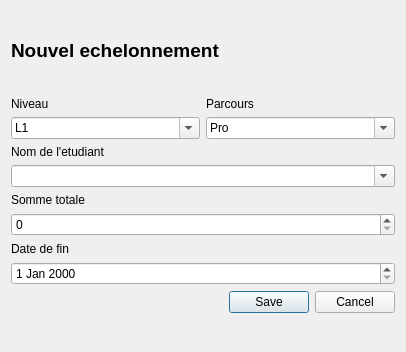
<?xml version="1.0" encoding="UTF-8"?>
<ui version="4.0">
 <class>NewStaggering</class>
 <widget class="QDialog" name="NewStaggering">
  <property name="geometry">
   <rect>
    <x>0</x>
    <y>0</y>
    <width>406</width>
    <height>352</height>
   </rect>
  </property>
  <property name="windowTitle">
   <string>Dialog</string>
  </property>
  <layout class="QVBoxLayout" name="verticalLayout_6">
   <item>
    <spacer name="verticalSpacer_3">
     <property name="orientation">
      <enum>Qt::Vertical</enum>
     </property>
     <property name="sizeHint" stdset="0">
      <size>
       <width>20</width>
       <height>40</height>
      </size>
     </property>
    </spacer>
   </item>
   <item>
    <widget class="QLabel" name="label">
     <property name="text">
      <string>&lt;html&gt;&lt;head/&gt;&lt;body&gt;&lt;p&gt;&lt;span style=&quot; font-size:14pt; font-weight:600;&quot;&gt;Nouvel echelonnement&lt;/span&gt;&lt;/p&gt;&lt;/body&gt;&lt;/html&gt;</string>
     </property>
    </widget>
   </item>
   <item>
    <spacer name="verticalSpacer">
     <property name="orientation">
      <enum>Qt::Vertical</enum>
     </property>
     <property name="sizeHint" stdset="0">
      <size>
       <width>20</width>
       <height>40</height>
      </size>
     </property>
    </spacer>
   </item>
   <item>
    <layout class="QHBoxLayout" name="horizontalLayout">
     <item>
      <layout class="QVBoxLayout" name="verticalLayout_5">
       <item>
        <widget class="QLabel" name="studentName_3">
         <property name="text">
          <string>Niveau</string>
         </property>
        </widget>
       </item>
       <item>
        <widget class="QComboBox" name="levelChoice">
         <property name="acceptDrops">
          <bool>true</bool>
         </property>
         <property name="editable">
          <bool>true</bool>
         </property>
         <item>
          <property name="text">
           <string>L1</string>
          </property>
         </item>
         <item>
          <property name="text">
           <string>L2</string>
          </property>
         </item>
         <item>
          <property name="text">
           <string>L3</string>
          </property>
         </item>
         <item>
          <property name="text">
           <string>M1</string>
          </property>
         </item>
         <item>
          <property name="text">
           <string>M2</string>
          </property>
         </item>
        </widget>
       </item>
      </layout>
     </item>
     <item>
      <layout class="QVBoxLayout" name="verticalLayout_4">
       <item>
        <widget class="QLabel" name="studentName_2">
         <property name="text">
          <string>Parcours</string>
         </property>
        </widget>
       </item>
       <item>
        <widget class="QComboBox" name="categoryChoice">
         <property name="acceptDrops">
          <bool>true</bool>
         </property>
         <property name="editable">
          <bool>true</bool>
         </property>
         <item>
          <property name="text">
           <string>Pro</string>
          </property>
         </item>
         <item>
          <property name="text">
           <string>Sr</string>
          </property>
         </item>
         <item>
          <property name="text">
           <string>Ig</string>
          </property>
         </item>
         <item>
          <property name="text">
           <string>Gb</string>
          </property>
         </item>
         <item>
          <property name="text">
           <string/>
          </property>
         </item>
        </widget>
       </item>
      </layout>
     </item>
    </layout>
   </item>
   <item>
    <layout class="QVBoxLayout" name="verticalLayout">
     <item>
      <widget class="QLabel" name="studentName">
       <property name="text">
        <string>Nom de l'etudiant</string>
       </property>
      </widget>
     </item>
     <item>
      <widget class="QComboBox" name="studentCombobox">
       <property name="acceptDrops">
        <bool>true</bool>
       </property>
       <property name="editable">
        <bool>true</bool>
       </property>
      </widget>
     </item>
    </layout>
   </item>
   <item>
    <layout class="QVBoxLayout" name="verticalLayout_2">
     <item>
      <widget class="QLabel" name="label_60">
       <property name="text">
        <string>Somme totale</string>
       </property>
      </widget>
     </item>
     <item>
      <widget class="QSpinBox" name="totalAmount">
       <property name="maximum">
        <number>999999999</number>
       </property>
      </widget>
     </item>
    </layout>
   </item>
   <item>
    <layout class="QVBoxLayout" name="verticalLayout_3">
     <item>
      <widget class="QLabel" name="label_3">
       <property name="text">
        <string>Date de fin</string>
       </property>
      </widget>
     </item>
     <item>
      <widget class="QDateEdit" name="dueDate"/>
     </item>
    </layout>
   </item>
   <item>
    <widget class="QDialogButtonBox" name="saveStaggeringbtn">
     <property name="orientation">
      <enum>Qt::Horizontal</enum>
     </property>
     <property name="standardButtons">
      <set>QDialogButtonBox::Cancel|QDialogButtonBox::Save</set>
     </property>
    </widget>
   </item>
   <item>
    <spacer name="verticalSpacer_2">
     <property name="orientation">
      <enum>Qt::Vertical</enum>
     </property>
     <property name="sizeHint" stdset="0">
      <size>
       <width>20</width>
       <height>40</height>
      </size>
     </property>
    </spacer>
   </item>
  </layout>
 </widget>
 <resources/>
 <connections>
  <connection>
   <sender>saveStaggeringbtn</sender>
   <signal>accepted()</signal>
   <receiver>NewStaggering</receiver>
   <slot>accept()</slot>
   <hints>
    <hint type="sourcelabel">
     <x>248</x>
     <y>254</y>
    </hint>
    <hint type="destinationlabel">
     <x>157</x>
     <y>274</y>
    </hint>
   </hints>
  </connection>
  <connection>
   <sender>saveStaggeringbtn</sender>
   <signal>rejected()</signal>
   <receiver>NewStaggering</receiver>
   <slot>reject()</slot>
   <hints>
    <hint type="sourcelabel">
     <x>316</x>
     <y>260</y>
    </hint>
    <hint type="destinationlabel">
     <x>286</x>
     <y>274</y>
    </hint>
   </hints>
  </connection>
 </connections>
</ui>
